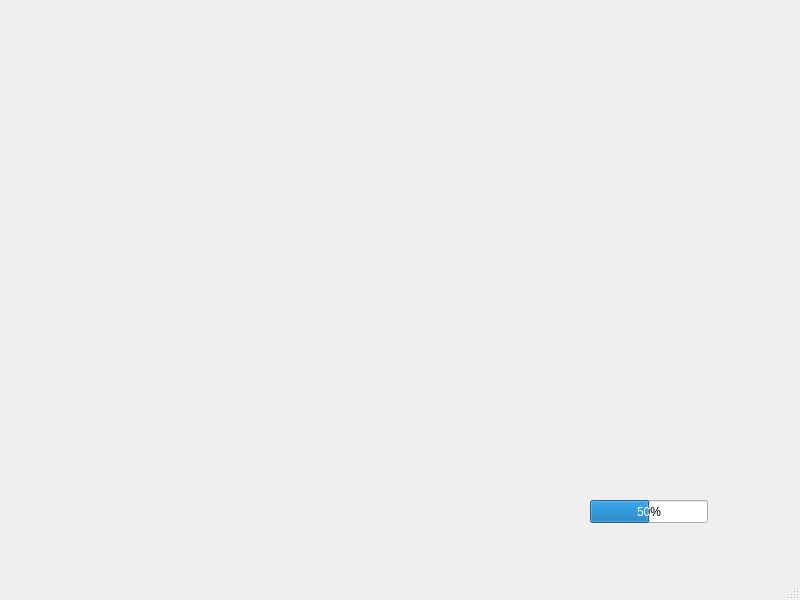
<?xml version="1.0" encoding="UTF-8"?>
<ui version="4.0">
 <class>MainWindow</class>
 <widget class="QMainWindow" name="MainWindow">
  <property name="geometry">
   <rect>
    <x>0</x>
    <y>0</y>
    <width>800</width>
    <height>600</height>
   </rect>
  </property>
  <property name="windowTitle">
   <string>MainWindow</string>
  </property>
  <widget class="QWidget" name="centralwidget">
   <widget class="QProgressBar" name="rightTriggerBar">
    <property name="geometry">
     <rect>
      <x>590</x>
      <y>500</y>
      <width>118</width>
      <height>23</height>
     </rect>
    </property>
    <property name="layoutDirection">
     <enum>Qt::LayoutDirection::LeftToRight</enum>
    </property>
    <property name="value">
     <number>50</number>
    </property>
   </widget>
   <widget class="QWidget" name="quickViewContainer" native="true">
    <property name="geometry">
     <rect>
      <x>20</x>
      <y>30</y>
      <width>751</width>
      <height>441</height>
     </rect>
    </property>
   </widget>
  </widget>
  <widget class="QMenuBar" name="menubar">
   <property name="geometry">
    <rect>
     <x>0</x>
     <y>0</y>
     <width>800</width>
     <height>22</height>
    </rect>
   </property>
  </widget>
  <widget class="QStatusBar" name="statusbar"/>
 </widget>
 <resources/>
 <connections/>
</ui>
